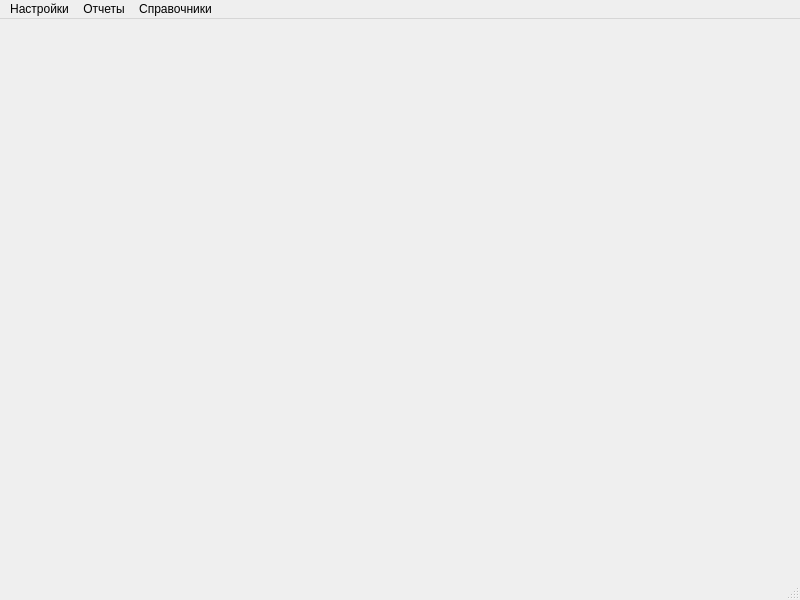
<?xml version="1.0" encoding="UTF-8"?>
<ui version="4.0">
 <class>MainWindow</class>
 <widget class="QMainWindow" name="MainWindow">
  <property name="windowModality">
   <enum>Qt::NonModal</enum>
  </property>
  <property name="geometry">
   <rect>
    <x>0</x>
    <y>0</y>
    <width>800</width>
    <height>600</height>
   </rect>
  </property>
  <property name="windowTitle">
   <string>ПО &quot;Комплекс метрологический автоматизированный &quot;Комета&quot;</string>
  </property>
  <widget class="QWidget" name="centralwidget">
   <layout class="QVBoxLayout" name="verticalLayout"/>
  </widget>
  <widget class="QMenuBar" name="menubar">
   <property name="geometry">
    <rect>
     <x>0</x>
     <y>0</y>
     <width>800</width>
     <height>21</height>
    </rect>
   </property>
   <widget class="QMenu" name="menu">
    <property name="title">
     <string>Настройки</string>
    </property>
    <addaction name="settings"/>
    <addaction name="separator"/>
    <addaction name="menu_exit"/>
   </widget>
   <widget class="QMenu" name="menu_2">
    <property name="title">
     <string>Отчеты</string>
    </property>
    <addaction name="action_2"/>
    <addaction name="action_3"/>
    <addaction name="action_4"/>
    <addaction name="action_5"/>
    <addaction name="separator"/>
    <addaction name="action_6"/>
    <addaction name="separator"/>
    <addaction name="action_7"/>
    <addaction name="action_8"/>
   </widget>
   <widget class="QMenu" name="menu_3">
    <property name="title">
     <string>Справочники</string>
    </property>
    <addaction name="action_11"/>
    <addaction name="action_12"/>
    <addaction name="action_13"/>
    <addaction name="action_14"/>
    <addaction name="action_15"/>
    <addaction name="separator"/>
    <addaction name="action_17"/>
    <addaction name="action_18"/>
    <addaction name="action_19"/>
    <addaction name="action_9"/>
   </widget>
   <addaction name="menu"/>
   <addaction name="menu_2"/>
   <addaction name="menu_3"/>
  </widget>
  <widget class="QStatusBar" name="statusBar"/>
  <action name="settings">
   <property name="text">
    <string>Общие настройки</string>
   </property>
  </action>
  <action name="menu_exit">
   <property name="text">
    <string>Выход</string>
   </property>
  </action>
  <action name="action">
   <property name="text">
    <string>прирл</string>
   </property>
  </action>
  <action name="action_2">
   <property name="text">
    <string>Эталоны</string>
   </property>
  </action>
  <action name="action_3">
   <property name="text">
    <string>СИ</string>
   </property>
  </action>
  <action name="action_4">
   <property name="text">
    <string>ВО</string>
   </property>
  </action>
  <action name="action_5">
   <property name="text">
    <string>ИО</string>
   </property>
  </action>
  <action name="action_6">
   <property name="text">
    <string>Климатические условия</string>
   </property>
  </action>
  <action name="action_7">
   <property name="text">
    <string>Перечень СИ</string>
   </property>
  </action>
  <action name="action_8">
   <property name="text">
    <string>График ТО</string>
   </property>
  </action>
  <action name="action_11">
   <property name="text">
    <string>Реестр УТ СИ</string>
   </property>
  </action>
  <action name="action_12">
   <property name="text">
    <string>Реестр ГЭТ</string>
   </property>
  </action>
  <action name="action_13">
   <property name="text">
    <string>Реестр эталонов ЕВ</string>
   </property>
  </action>
  <action name="action_14">
   <property name="text">
    <string>Реестр УТ СО</string>
   </property>
  </action>
  <action name="action_15">
   <property name="text">
    <string>Перечень СИ в качестве эталонов</string>
   </property>
  </action>
  <action name="action_17">
   <property name="text">
    <string>Структурные подразделения</string>
   </property>
  </action>
  <action name="action_18">
   <property name="text">
    <string>Помещения</string>
   </property>
  </action>
  <action name="action_19">
   <property name="text">
    <string>Сотрудники</string>
   </property>
  </action>
  <action name="action_9">
   <property name="text">
    <string>Информация о предприятии</string>
   </property>
  </action>
 </widget>
 <resources/>
 <connections>
  <connection>
   <sender>menu_exit</sender>
   <signal>triggered()</signal>
   <receiver>MainWindow</receiver>
   <slot>close()</slot>
   <hints>
    <hint type="sourcelabel">
     <x>-1</x>
     <y>-1</y>
    </hint>
    <hint type="destinationlabel">
     <x>399</x>
     <y>299</y>
    </hint>
   </hints>
  </connection>
 </connections>
</ui>
